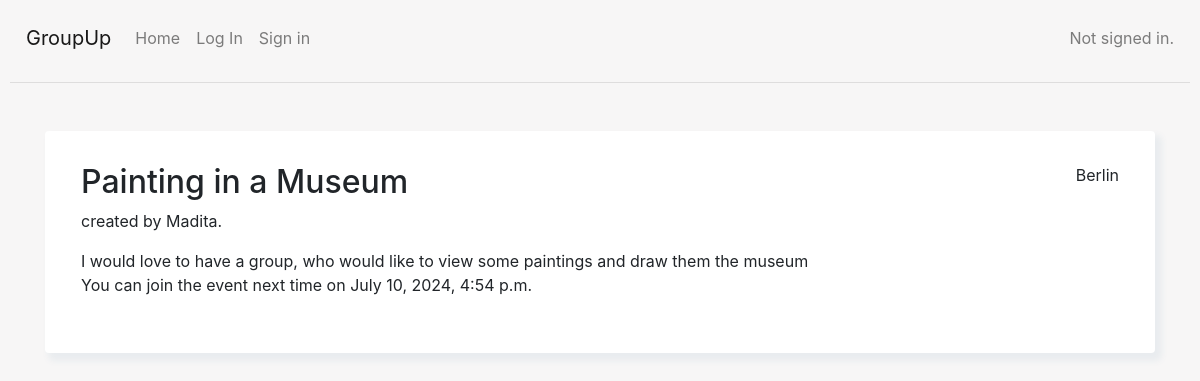
Page /group_detail/13/ on the committed database.
### capstone/models.py (models this page shows, shortened)
class Group(models.Model):
    name = models.CharField(max_length=200)
    description = models.CharField(max_length=200)
    location = models.CharField(max_length=200)
    activity = models.ForeignKey(Activity, on_delete=models.CASCADE, default=None)
    time_and_date = models.DateTimeField(default=None)
    users = models.ManyToManyField(User)
    creator = models.ForeignKey(User, on_delete=models.CASCADE, default=None, related_name='creator')
    recurring = models.BooleanField(default=False)

### capstone/views.py (the view, shortened to what this page needs)
# urls.py: path("group_detail/<int:group_id>/", views.group_detail, name="group_detail"),
def group_detail(request, group_id):
    group = Group.objects.get(id=group_id)
    if (group.time_and_date >= timezone.now()):
        next_event_date = group.time_and_date
    else:
        next_event_date = None
    return render(request, 'capstone/group_detail.html', {'group': group, 'next_event_date': next_event_date,})

### capstone/templates/capstone/group_detail.html (shortened to what this page needs)
{% extends "capstone/layout.html" %}
{% block body %}
{% load static %}
<div class="container mt-5">
    <div class="card p-3 mt-2">
        <div class="untereBox">
        <div class="d-flex justify-content-between">
            <h2>{{ group.name }}</h2>
            <p>{{ group.location }}</p>
        </div>
        <p>created by {{ group.creator }}.</p>
        {{ group.description }}
        <br>
        {% if next_event_date is not null %}
        You can join the event next time on {{ next_event_date }}
        {% elif next_event_date is null %}
        There are no group events upcoming, the last event was on {{ group.time_and_date }}, <br/>
        wait till the creator is updating the dates or <a href="{% url 'create_group' %}">create your own group</a>.
        {% endif %}
        <br>
        <br>
        </div>
    </div>
</div>
{% endblock %}

### capstone/static/capstone/styles.css (style rules this page uses)
body { padding: 10px; background-color: #f7f6f6; }
.untereBox { padding: 16px; padding-right: 20px; padding-left: 20px; }
.card { border: none; box-shadow: 5px 6px 6px 2px #e9ecef; border-radius: 4px; }

### rows in the picture
Group: name "Painting in a Museum", location "Berlin", creator "Madita", description "I would love to have a group, who would like to view some paintings and draw them the museum", time_and_date "July 10, 2024, 4:54 p.m."
